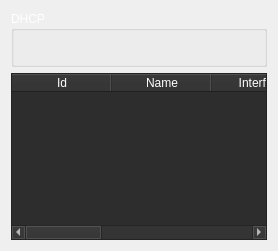
            <widget class="QWidget" name="page_5">
             <layout class="QVBoxLayout" name="verticalLayout_10">
              <item>
               <widget class="QGroupBox" name="groupBox_5">
                <property name="sizePolicy">
                 <sizepolicy hsizetype="Preferred" vsizetype="Preferred">
                  <horstretch>0</horstretch>
                  <verstretch>1</verstretch>
                 </sizepolicy>
                </property>
                <property name="palette">
                 <palette>
                  <active>
                   <colorrole role="WindowText">
                    <brush brushstyle="SolidPattern">
                     <color alpha="255">
                      <red>255</red>
                      <green>255</green>
                      <blue>255</blue>
                     </color>
                    </brush>
                   </colorrole>
                   <colorrole role="Button">
                    <brush brushstyle="SolidPattern">
                     <color alpha="255">
                      <red>45</red>
                      <green>45</green>
                      <blue>45</blue>
                     </color>
                    </brush>
                   </colorrole>
                   <colorrole role="Base">
                    <brush brushstyle="SolidPattern">
                     <color alpha="255">
                      <red>45</red>
                      <green>45</green>
                      <blue>45</blue>
                     </color>
                    </brush>
                   </colorrole>
                   <colorrole role="Window">
                    <brush brushstyle="SolidPattern">
                     <color alpha="255">
                      <red>45</red>
                      <green>45</green>
                      <blue>45</blue>
                     </color>
                    </brush>
                   </colorrole>
                  </active>
                  <inactive>
                   <colorrole role="WindowText">
                    <brush brushstyle="SolidPattern">
                     <color alpha="255">
                      <red>255</red>
                      <green>255</green>
                      <blue>255</blue>
                     </color>
                    </brush>
                   </colorrole>
                   <colorrole role="Button">
                    <brush brushstyle="SolidPattern">
                     <color alpha="255">
                      <red>45</red>
                      <green>45</green>
                      <blue>45</blue>
                     </color>
                    </brush>
                   </colorrole>
                   <colorrole role="Base">
                    <brush brushstyle="SolidPattern">
                     <color alpha="255">
                      <red>45</red>
                      <green>45</green>
                      <blue>45</blue>
                     </color>
                    </brush>
                   </colorrole>
                   <colorrole role="Window">
                    <brush brushstyle="SolidPattern">
                     <color alpha="255">
                      <red>45</red>
                      <green>45</green>
                      <blue>45</blue>
                     </color>
                    </brush>
                   </colorrole>
                  </inactive>
                  <disabled>
                   <colorrole role="WindowText">
                    <brush brushstyle="SolidPattern">
                     <color alpha="255">
                      <red>120</red>
                      <green>120</green>
                      <blue>120</blue>
                     </color>
                    </brush>
                   </colorrole>
                   <colorrole role="Button">
                    <brush brushstyle="SolidPattern">
                     <color alpha="255">
                      <red>45</red>
                      <green>45</green>
                      <blue>45</blue>
                     </color>
                    </brush>
                   </colorrole>
                   <colorrole role="Base">
                    <brush brushstyle="SolidPattern">
                     <color alpha="255">
                      <red>45</red>
                      <green>45</green>
                      <blue>45</blue>
                     </color>
                    </brush>
                   </colorrole>
                   <colorrole role="Window">
                    <brush brushstyle="SolidPattern">
                     <color alpha="255">
                      <red>45</red>
                      <green>45</green>
                      <blue>45</blue>
                     </color>
                    </brush>
                   </colorrole>
                  </disabled>
                 </palette>
                </property>
                <property name="title">
                 <string>DHCP</string>
                </property>
                <widget class="QPushButton" name="btn_add_dhcp">
                 <property name="geometry">
                  <rect>
                   <x>40</x>
                   <y>60</y>
                   <width>111</width>
                   <height>41</height>
                  </rect>
                 </property>
                 <property name="palette">
                  <palette>
                   <active>
                    <colorrole role="Button">
                     <brush brushstyle="SolidPattern">
                      <color alpha="255">
                       <red>45</red>
                       <green>45</green>
                       <blue>45</blue>
                      </color>
                     </brush>
                    </colorrole>
                    <colorrole role="ButtonText">
                     <brush brushstyle="SolidPattern">
                      <color alpha="255">
                       <red>255</red>
                       <green>255</green>
                       <blue>255</blue>
                      </color>
                     </brush>
                    </colorrole>
                    <colorrole role="Base">
                     <brush brushstyle="SolidPattern">
                      <color alpha="255">
                       <red>45</red>
                       <green>45</green>
                       <blue>45</blue>
                      </color>
                     </brush>
                    </colorrole>
                    <colorrole role="Window">
                     <brush brushstyle="SolidPattern">
                      <color alpha="255">
                       <red>45</red>
                       <green>45</green>
                       <blue>45</blue>
                      </color>
                     </brush>
                    </colorrole>
                   </active>
                   <inactive>
                    <colorrole role="Button">
                     <brush brushstyle="SolidPattern">
                      <color alpha="255">
                       <red>45</red>
                       <green>45</green>
                       <blue>45</blue>
                      </color>
                     </brush>
                    </colorrole>
                    <colorrole role="ButtonText">
                     <brush brushstyle="SolidPattern">
                      <color alpha="255">
                       <red>255</red>
                       <green>255</green>
                       <blue>255</blue>
                      </color>
                     </brush>
                    </colorrole>
                    <colorrole role="Base">
                     <brush brushstyle="SolidPattern">
                      <color alpha="255">
                       <red>45</red>
                       <green>45</green>
                       <blue>45</blue>
                      </color>
                     </brush>
                    </colorrole>
                    <colorrole role="Window">
                     <brush brushstyle="SolidPattern">
                      <color alpha="255">
                       <red>45</red>
                       <green>45</green>
                       <blue>45</blue>
                      </color>
                     </brush>
                    </colorrole>
                   </inactive>
                   <disabled>
                    <colorrole role="Button">
                     <brush brushstyle="SolidPattern">
                      <color alpha="255">
                       <red>45</red>
                       <green>45</green>
                       <blue>45</blue>
                      </color>
                     </brush>
                    </colorrole>
                    <colorrole role="ButtonText">
                     <brush brushstyle="SolidPattern">
                      <color alpha="255">
                       <red>120</red>
                       <green>120</green>
                       <blue>120</blue>
                      </color>
                     </brush>
                    </colorrole>
                    <colorrole role="Base">
                     <brush brushstyle="SolidPattern">
                      <color alpha="255">
                       <red>45</red>
                       <green>45</green>
                       <blue>45</blue>
                      </color>
                     </brush>
                    </colorrole>
                    <colorrole role="Window">
                     <brush brushstyle="SolidPattern">
                      <color alpha="255">
                       <red>45</red>
                       <green>45</green>
                       <blue>45</blue>
                      </color>
                     </brush>
                    </colorrole>
                   </disabled>
                  </palette>
                 </property>
                 <property name="text">
                  <string>Add</string>
                 </property>
                </widget>
                <widget class="QPushButton" name="btn_update_dhcp">
                 <property name="geometry">
                  <rect>
                   <x>180</x>
                   <y>60</y>
                   <width>111</width>
                   <height>41</height>
                  </rect>
                 </property>
                 <property name="palette">
                  <palette>
                   <active>
                    <colorrole role="Button">
                     <brush brushstyle="SolidPattern">
                      <color alpha="255">
                       <red>45</red>
                       <green>45</green>
                       <blue>45</blue>
                      </color>
                     </brush>
                    </colorrole>
                    <colorrole role="ButtonText">
                     <brush brushstyle="SolidPattern">
                      <color alpha="255">
                       <red>255</red>
                       <green>255</green>
                       <blue>255</blue>
                      </color>
                     </brush>
                    </colorrole>
                    <colorrole role="Base">
                     <brush brushstyle="SolidPattern">
                      <color alpha="255">
                       <red>45</red>
                       <green>45</green>
                       <blue>45</blue>
                      </color>
                     </brush>
                    </colorrole>
                    <colorrole role="Window">
                     <brush brushstyle="SolidPattern">
                      <color alpha="255">
                       <red>45</red>
                       <green>45</green>
                       <blue>45</blue>
                      </color>
                     </brush>
                    </colorrole>
                   </active>
                   <inactive>
                    <colorrole role="Button">
                     <brush brushstyle="SolidPattern">
                      <color alpha="255">
                       <red>45</red>
                       <green>45</green>
                       <blue>45</blue>
                      </color>
                     </brush>
                    </colorrole>
                    <colorrole role="ButtonText">
                     <brush brushstyle="SolidPattern">
                      <color alpha="255">
                       <red>255</red>
                       <green>255</green>
                       <blue>255</blue>
                      </color>
                     </brush>
                    </colorrole>
                    <colorrole role="Base">
                     <brush brushstyle="SolidPattern">
                      <color alpha="255">
                       <red>45</red>
                       <green>45</green>
                       <blue>45</blue>
                      </color>
                     </brush>
                    </colorrole>
                    <colorrole role="Window">
                     <brush brushstyle="SolidPattern">
                      <color alpha="255">
                       <red>45</red>
                       <green>45</green>
                       <blue>45</blue>
                      </color>
                     </brush>
                    </colorrole>
                   </inactive>
                   <disabled>
                    <colorrole role="Button">
                     <brush brushstyle="SolidPattern">
                      <color alpha="255">
                       <red>45</red>
                       <green>45</green>
                       <blue>45</blue>
                      </color>
                     </brush>
                    </colorrole>
                    <colorrole role="ButtonText">
                     <brush brushstyle="SolidPattern">
                      <color alpha="255">
                       <red>120</red>
                       <green>120</green>
                       <blue>120</blue>
                      </color>
                     </brush>
                    </colorrole>
                    <colorrole role="Base">
                     <brush brushstyle="SolidPattern">
                      <color alpha="255">
                       <red>45</red>
                       <green>45</green>
                       <blue>45</blue>
                      </color>
                     </brush>
                    </colorrole>
                    <colorrole role="Window">
                     <brush brushstyle="SolidPattern">
                      <color alpha="255">
                       <red>45</red>
                       <green>45</green>
                       <blue>45</blue>
                      </color>
                     </brush>
                    </colorrole>
                   </disabled>
                  </palette>
                 </property>
                 <property name="text">
                  <string>Update Selected</string>
                 </property>
                </widget>
                <widget class="QPushButton" name="btn_delete_dhcp">
                 <property name="geometry">
                  <rect>
                   <x>330</x>
                   <y>60</y>
                   <width>111</width>
                   <height>41</height>
                  </rect>
                 </property>
                 <property name="palette">
                  <palette>
                   <active>
                    <colorrole role="Button">
                     <brush brushstyle="SolidPattern">
                      <color alpha="255">
                       <red>45</red>
                       <green>45</green>
                       <blue>45</blue>
                      </color>
                     </brush>
                    </colorrole>
                    <colorrole role="ButtonText">
                     <brush brushstyle="SolidPattern">
                      <color alpha="255">
                       <red>255</red>
                       <green>255</green>
                       <blue>255</blue>
                      </color>
                     </brush>
                    </colorrole>
                    <colorrole role="Base">
                     <brush brushstyle="SolidPattern">
                      <color alpha="255">
                       <red>45</red>
                       <green>45</green>
                       <blue>45</blue>
                      </color>
                     </brush>
                    </colorrole>
                    <colorrole role="Window">
                     <brush brushstyle="SolidPattern">
                      <color alpha="255">
                       <red>45</red>
                       <green>45</green>
                       <blue>45</blue>
                      </color>
                     </brush>
                    </colorrole>
                   </active>
                   <inactive>
                    <colorrole role="Button">
                     <brush brushstyle="SolidPattern">
                      <color alpha="255">
                       <red>45</red>
                       <green>45</green>
                       <blue>45</blue>
                      </color>
                     </brush>
                    </colorrole>
                    <colorrole role="ButtonText">
                     <brush brushstyle="SolidPattern">
                      <color alpha="255">
                       <red>255</red>
                       <green>255</green>
                       <blue>255</blue>
                      </color>
                     </brush>
                    </colorrole>
                    <colorrole role="Base">
                     <brush brushstyle="SolidPattern">
                      <color alpha="255">
                       <red>45</red>
                       <green>45</green>
                       <blue>45</blue>
                      </color>
                     </brush>
                    </colorrole>
                    <colorrole role="Window">
                     <brush brushstyle="SolidPattern">
                      <color alpha="255">
                       <red>45</red>
                       <green>45</green>
                       <blue>45</blue>
                      </color>
                     </brush>
                    </colorrole>
                   </inactive>
                   <disabled>
                    <colorrole role="Button">
                     <brush brushstyle="SolidPattern">
                      <color alpha="255">
                       <red>45</red>
                       <green>45</green>
                       <blue>45</blue>
                      </color>
                     </brush>
                    </colorrole>
                    <colorrole role="ButtonText">
                     <brush brushstyle="SolidPattern">
                      <color alpha="255">
                       <red>120</red>
                       <green>120</green>
                       <blue>120</blue>
                      </color>
                     </brush>
                    </colorrole>
                    <colorrole role="Base">
                     <brush brushstyle="SolidPattern">
                      <color alpha="255">
                       <red>45</red>
                       <green>45</green>
                       <blue>45</blue>
                      </color>
                     </brush>
                    </colorrole>
                    <colorrole role="Window">
                     <brush brushstyle="SolidPattern">
                      <color alpha="255">
                       <red>45</red>
                       <green>45</green>
                       <blue>45</blue>
                      </color>
                     </brush>
                    </colorrole>
                   </disabled>
                  </palette>
                 </property>
                 <property name="text">
                  <string>Delete Selected</string>
                 </property>
                </widget>
               </widget>
              </item>
              <item>
               <widget class="QTableWidget" name="dhcptable">
                <property name="sizePolicy">
                 <sizepolicy hsizetype="Expanding" vsizetype="Expanding">
                  <horstretch>0</horstretch>
                  <verstretch>3</verstretch>
                 </sizepolicy>
                </property>
                <property name="palette">
                 <palette>
                  <active>
                   <colorrole role="WindowText">
                    <brush brushstyle="SolidPattern">
                     <color alpha="255">
                      <red>255</red>
                      <green>255</green>
                      <blue>255</blue>
                     </color>
                    </brush>
                   </colorrole>
                   <colorrole role="Button">
                    <brush brushstyle="SolidPattern">
                     <color alpha="255">
                      <red>45</red>
                      <green>45</green>
                      <blue>45</blue>
                     </color>
                    </brush>
                   </colorrole>
                   <colorrole role="Text">
                    <brush brushstyle="SolidPattern">
                     <color alpha="255">
                      <red>255</red>
                      <green>255</green>
                      <blue>255</blue>
                     </color>
                    </brush>
                   </colorrole>
                   <colorrole role="ButtonText">
                    <brush brushstyle="SolidPattern">
                     <color alpha="255">
                      <red>255</red>
                      <green>255</green>
                      <blue>255</blue>
                     </color>
                    </brush>
                   </colorrole>
                   <colorrole role="Base">
                    <brush brushstyle="SolidPattern">
                     <color alpha="255">
                      <red>45</red>
                      <green>45</green>
                      <blue>45</blue>
                     </color>
                    </brush>
                   </colorrole>
                   <colorrole role="Window">
                    <brush brushstyle="SolidPattern">
                     <color alpha="255">
                      <red>45</red>
                      <green>45</green>
                      <blue>45</blue>
                     </color>
                    </brush>
                   </colorrole>
                  </active>
                  <inactive>
                   <colorrole role="WindowText">
                    <brush brushstyle="SolidPattern">
                     <color alpha="255">
                      <red>255</red>
                      <green>255</green>
                      <blue>255</blue>
                     </color>
                    </brush>
                   </colorrole>
                   <colorrole role="Button">
                    <brush brushstyle="SolidPattern">
                     <color alpha="255">
                      <red>45</red>
                      <green>45</green>
                      <blue>45</blue>
                     </color>
                    </brush>
                   </colorrole>
                   <colorrole role="Text">
                    <brush brushstyle="SolidPattern">
                     <color alpha="255">
                      <red>255</red>
                      <green>255</green>
                      <blue>255</blue>
                     </color>
                    </brush>
                   </colorrole>
                   <colorrole role="ButtonText">
                    <brush brushstyle="SolidPattern">
                     <color alpha="255">
                      <red>255</red>
                      <green>255</green>
                      <blue>255</blue>
                     </color>
                    </brush>
                   </colorrole>
                   <colorrole role="Base">
                    <brush brushstyle="SolidPattern">
                     <color alpha="255">
                      <red>45</red>
                      <green>45</green>
                      <blue>45</blue>
                     </color>
                    </brush>
                   </colorrole>
                   <colorrole role="Window">
                    <brush brushstyle="SolidPattern">
                     <color alpha="255">
                      <red>45</red>
                      <green>45</green>
                      <blue>45</blue>
                     </color>
                    </brush>
                   </colorrole>
                  </inactive>
                  <disabled>
                   <colorrole role="WindowText">
                    <brush brushstyle="SolidPattern">
                     <color alpha="255">
                      <red>120</red>
                      <green>120</green>
                      <blue>120</blue>
                     </color>
                    </brush>
                   </colorrole>
                   <colorrole role="Button">
                    <brush brushstyle="SolidPattern">
                     <color alpha="255">
                      <red>45</red>
                      <green>45</green>
                      <blue>45</blue>
                     </color>
                    </brush>
                   </colorrole>
                   <colorrole role="Text">
                    <brush brushstyle="SolidPattern">
                     <color alpha="255">
                      <red>120</red>
                      <green>120</green>
                      <blue>120</blue>
                     </color>
                    </brush>
                   </colorrole>
                   <colorrole role="ButtonText">
                    <brush brushstyle="SolidPattern">
                     <color alpha="255">
                      <red>120</red>
                      <green>120</green>
                      <blue>120</blue>
                     </color>
                    </brush>
                   </colorrole>
                   <colorrole role="Base">
                    <brush brushstyle="SolidPattern">
                     <color alpha="255">
                      <red>45</red>
                      <green>45</green>
                      <blue>45</blue>
                     </color>
                    </brush>
                   </colorrole>
                   <colorrole role="Window">
                    <brush brushstyle="SolidPattern">
                     <color alpha="255">
                      <red>45</red>
                      <green>45</green>
                      <blue>45</blue>
                     </color>
                    </brush>
                   </colorrole>
                  </disabled>
                 </palette>
                </property>
                <attribute name="verticalHeaderVisible">
                 <bool>false</bool>
                </attribute>
                <column>
                 <property name="text">
                  <string>Id</string>
                 </property>
                </column>
                <column>
                 <property name="text">
                  <string>Name</string>
                 </property>
                </column>
                <column>
                 <property name="text">
                  <string>Interface</string>
                 </property>
                </column>
                <column>
                 <property name="text">
                  <string>Lease_time</string>
                 </property>
                </column>
                <column>
                 <property name="text">
                  <string>Address_Pool</string>
                 </property>
                </column>
                <column>
                 <property name="text">
                  <string>State</string>
                 </property>
                </column>
               </widget>
              </item>
             </layout>
            </widget>
